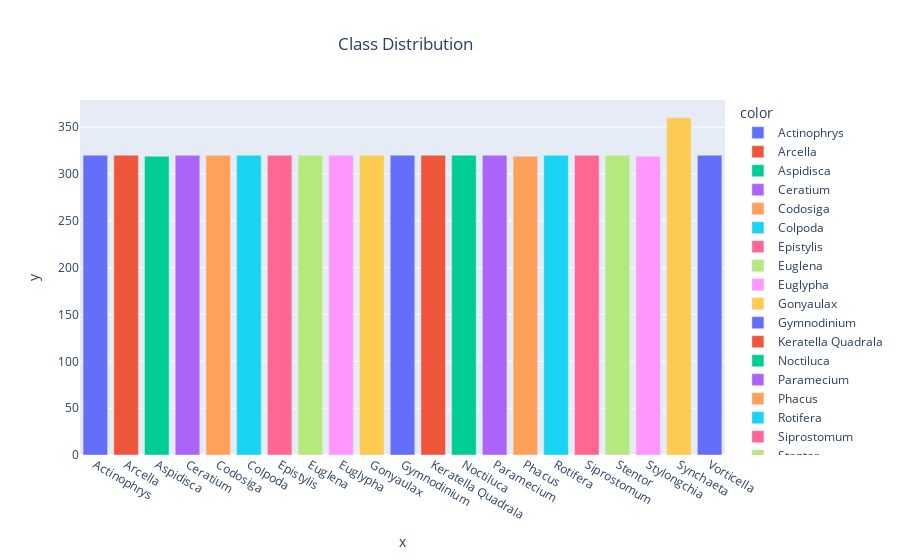

Here is the notebook cell this chart was saved with:
### Code cell
# Your existing code to calculate class_names and class_dis

fig = px.bar(x=class_names, y=class_dis, title="Class Distribution", color=class_names)
fig.update_layout({'title':{'x':0.45}})
fig.show()

### Figure 1 — Plotly figure (JSON) as saved in the notebook; plotly's stock layout.template omitted (floating-point values rounded to 4 significant figures)
{"data": [{"alignmentgroup": "True", "hovertemplate": "color=Actinophrys<br>x=%{x}<br>y=%{y}<extra></extra>", "legendgroup": "Actinophrys", "marker": {"color": "#636efa", "pattern": {"shape": ""}}, "name": "Actinophrys", "offsetgroup": "Actinophrys", "orientation": "v", "showlegend": true, "textposition": "auto", "type": "bar", "x": ["Actinophrys"], "xaxis": "x", "y": [320], "yaxis": "y"}, {"alignmentgroup": "True", "hovertemplate": "color=Arcella<br>x=%{x}<br>y=%{y}<extra></extra>", "legendgroup": "Arcella", "marker": {"color": "#EF553B", "pattern": {"shape": ""}}, "name": "Arcella", "offsetgroup": "Arcella", "orientation": "v", "showlegend": true, "textposition": "auto", "type": "bar", "x": ["Arcella"], "xaxis": "x", "y": [320], "yaxis": "y"}, {"alignmentgroup": "True", "hovertemplate": "color=Aspidisca<br>x=%{x}<br>y=%{y}<extra></extra>", "legendgroup": "Aspidisca", "marker": {"color": "#00cc96", "pattern": {"shape": ""}}, "name": "Aspidisca", "offsetgroup": "Aspidisca", "orientation": "v", "showlegend": true, "textposition": "auto", "type": "bar", "x": ["Aspidisca"], "xaxis": "x", "y": [319], "yaxis": "y"}, {"alignmentgroup": "True", "hovertemplate": "color=Ceratium<br>x=%{x}<br>y=%{y}<extra></extra>", "legendgroup": "Ceratium", "marker": {"color": "#ab63fa", "pattern": {"shape": ""}}, "name": "Ceratium", "offsetgroup": "Ceratium", "orientation": "v", "showlegend": true, "textposition": "auto", "type": "bar", "x": ["Ceratium"], "xaxis": "x", "y": [320], "yaxis": "y"}, {"alignmentgroup": "True", "hovertemplate": "color=Codosiga<br>x=%{x}<br>y=%{y}<extra></extra>", "legendgroup": "Codosiga", "marker": {"color": "#FFA15A", "pattern": {"shape": ""}}, "name": "Codosiga", "offsetgroup": "Codosiga", "orientation": "v", "showlegend": true, "textposition": "auto", "type": "bar", "x": ["Codosiga"], "xaxis": "x", "y": [320], "yaxis": "y"}, {"alignmentgroup": "True", "hovertemplate": "color=Colpoda<br>x=%{x}<br>y=%{y}<extra></extra>", "legendgroup": "Colpoda", "marker": {"color": "#19d3f3", "pattern": {"shape": ""}}, "name": "Colpoda", "offsetgroup": "Colpoda", "orientation": "v", "showlegend": true, "textposition": "auto", "type": "bar", "x": ["Colpoda"], "xaxis": "x", "y": [320], "yaxis": "y"}, {"alignmentgroup": "True", "hovertemplate": "color=Epistylis<br>x=%{x}<br>y=%{y}<extra></extra>", "legendgroup": "Epistylis", "marker": {"color": "#FF6692", "pattern": {"shape": ""}}, "name": "Epistylis", "offsetgroup": "Epistylis", "orientation": "v", "showlegend": true, "textposition": "auto", "type": "bar", "x": ["Epistylis"], "xaxis": "x", "y": [320], "yaxis": "y"}, {"alignmentgroup": "True", "hovertemplate": "color=Euglena<br>x=%{x}<br>y=%{y}<extra></extra>", "legendgroup": "Euglena", "marker": {"color": "#B6E880", "pattern": {"shape": ""}}, "name": "Euglena", "offsetgroup": "Euglena", "orientation": "v", "showlegend": true, "textposition": "auto", "type": "bar", "x": ["Euglena"], "xaxis": "x", "y": [320], "yaxis": "y"}, {"alignmentgroup": "True", "hovertemplate": "color=Euglypha<br>x=%{x}<br>y=%{y}<extra></extra>", "legendgroup": "Euglypha", "marker": {"color": "#FF97FF", "pattern": {"shape": ""}}, "name": "Euglypha", "offsetgroup": "Euglypha", "orientation": "v", "showlegend": true, "textposition": "auto", "type": "bar", "x": ["Euglypha"], "xaxis": "x", "y": [320], "yaxis": "y"}, {"alignmentgroup": "True", "hovertemplate": "color=Gonyaulax<br>x=%{x}<br>y=%{y}<extra></extra>", "legendgroup": "Gonyaulax", "marker": {"color": "#FECB52", "pattern": {"shape": ""}}, "name": "Gonyaulax", "offsetgroup": "Gonyaulax", "orientation": "v", "showlegend": true, "textposition": "auto", "type": "bar", "x": ["Gonyaulax"], "xaxis": "x", "y": [320], "yaxis": "y"}, {"alignmentgroup": "True", "hovertemplate": "color=Gymnodinium<br>x=%{x}<br>y=%{y}<extra></extra>", "legendgroup": "Gymnodinium", "marker": {"color": "#636efa", "pattern": {"shape": ""}}, "name": "Gymnodinium", "offsetgroup": "Gymnodinium", "orientation": "v", "showlegend": true, "textposition": "auto", "type": "bar", "x": ["Gymnodinium"], "xaxis": "x", "y": [320], "yaxis": "y"}, {"alignmentgroup": "True", "hovertemplate": "color=Keratella Quadrala<br>x=%{x}<br>y=%{y}<extra></extra>", "legendgroup": "Keratella Quadrala", "marker": {"color": "#EF553B", "pattern": {"shape": ""}}, "name": "Keratella Quadrala", "offsetgroup": "Keratella Quadrala", "orientation": "v", "showlegend": true, "textposition": "auto", "type": "bar", "x": ["Keratella Quadrala"], "xaxis": "x", "y": [320], "yaxis": "y"}, {"alignmentgroup": "True", "hovertemplate": "color=Noctiluca<br>x=%{x}<br>y=%{y}<extra></extra>", "legendgroup": "Noctiluca", "marker": {"color": "#00cc96", "pattern": {"shape": ""}}, "name": "Noctiluca", "offsetgroup": "Noctiluca", "orientation": "v", "showlegend": true, "textposition": "auto", "type": "bar", "x": ["Noctiluca"], "xaxis": "x", "y": [320], "yaxis": "y"}, {"alignmentgroup": "True", "hovertemplate": "color=Paramecium<br>x=%{x}<br>y=%{y}<extra></extra>", "legendgroup": "Paramecium", "marker": {"color": "#ab63fa", "pattern": {"shape": ""}}, "name": "Paramecium", "offsetgroup": "Paramecium", "orientation": "v", "showlegend": true, "textposition": "auto", "type": "bar", "x": ["Paramecium"], "xaxis": "x", "y": [320], "yaxis": "y"}, {"alignmentgroup": "True", "hovertemplate": "color=Phacus<br>x=%{x}<br>y=%{y}<extra></extra>", "legendgroup": "Phacus", "marker": {"color": "#FFA15A", "pattern": {"shape": ""}}, "name": "Phacus", "offsetgroup": "Phacus", "orientation": "v", "showlegend": true, "textposition": "auto", "type": "bar", "x": ["Phacus"], "xaxis": "x", "y": [319], "yaxis": "y"}, {"alignmentgroup": "True", "hovertemplate": "color=Rotifera<br>x=%{x}<br>y=%{y}<extra></extra>", "legendgroup": "Rotifera", "marker": {"color": "#19d3f3", "pattern": {"shape": ""}}, "name": "Rotifera", "offsetgroup": "Rotifera", "orientation": "v", "showlegend": true, "textposition": "auto", "type": "bar", "x": ["Rotifera"], "xaxis": "x", "y": [320], "yaxis": "y"}, {"alignmentgroup": "True", "hovertemplate": "color=Siprostomum<br>x=%{x}<br>y=%{y}<extra></extra>", "legendgroup": "Siprostomum", "marker": {"color": "#FF6692", "pattern": {"shape": ""}}, "name": "Siprostomum", "offsetgroup": "Siprostomum", "orientation": "v", "showlegend": true, "textposition": "auto", "type": "bar", "x": ["Siprostomum"], "xaxis": "x", "y": [320], "yaxis": "y"}, {"alignmentgroup": "True", "hovertemplate": "color=Stentor<br>x=%{x}<br>y=%{y}<extra></extra>", "legendgroup": "Stentor", "marker": {"color": "#B6E880", "pattern": {"shape": ""}}, "name": "Stentor", "offsetgroup": "Stentor", "orientation": "v", "showlegend": true, "textposition": "auto", "type": "bar", "x": ["Stentor"], "xaxis": "x", "y": [320], "yaxis": "y"}, {"alignmentgroup": "True", "hovertemplate": "color=Stylongchia<br>x=%{x}<br>y=%{y}<extra></extra>", "legendgroup": "Stylongchia", "marker": {"color": "#FF97FF", "pattern": {"shape": ""}}, "name": "Stylongchia", "offsetgroup": "Stylongchia", "orientation": "v", "showlegend": true, "textposition": "auto", "type": "bar", "x": ["Stylongchia"], "xaxis": "x", "y": [319], "yaxis": "y"}, {"alignmentgroup": "True", "hovertemplate": "color=Synchaeta<br>x=%{x}<br>y=%{y}<extra></extra>", "legendgroup": "Synchaeta", "marker": {"color": "#FECB52", "pattern": {"shape": ""}}, "name": "Synchaeta", "offsetgroup": "Synchaeta", "orientation": "v", "showlegend": true, "textposition": "auto", "type": "bar", "x": ["Synchaeta"], "xaxis": "x", "y": [360], "yaxis": "y"}, {"alignmentgroup": "True", "hovertemplate": "color=Vorticella<br>x=%{x}<br>y=%{y}<extra></extra>", "legendgroup": "Vorticella", "marker": {"color": "#636efa", "pattern": {"shape": ""}}, "name": "Vorticella", "offsetgroup": "Vorticella", "orientation": "v", "showlegend": true, "textposition": "auto", "type": "bar", "x": ["Vorticella"], "xaxis": "x", "y": [320], "yaxis": "y"}], "layout": {"barmode": "relative", "legend": {"title": {"text": "color"}, "tracegroupgap": 0}, "title": {"text": "Class Distribution", "x": 0.45}, "xaxis": {"anchor": "y", "domain": [0, 1], "title": {"text": "x"}}, "yaxis": {"anchor": "x", "domain": [0, 1], "title": {"text": "y"}}}}
